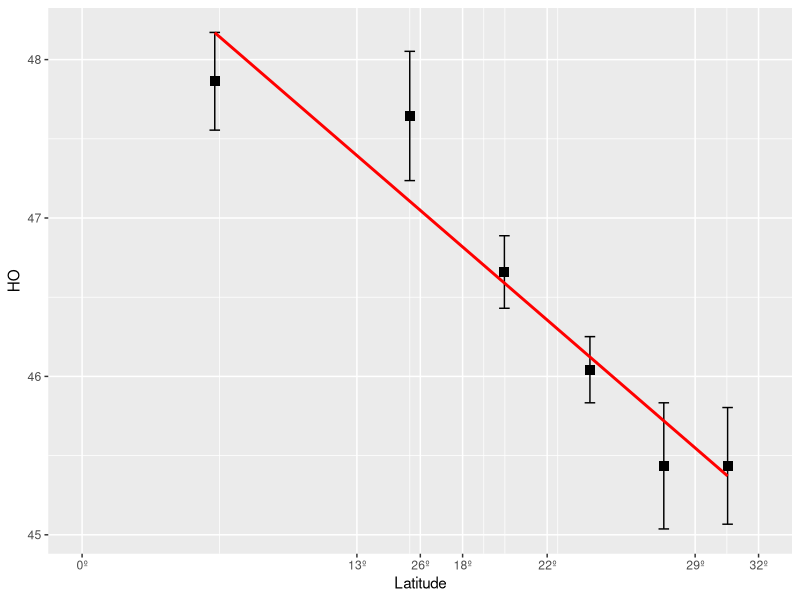
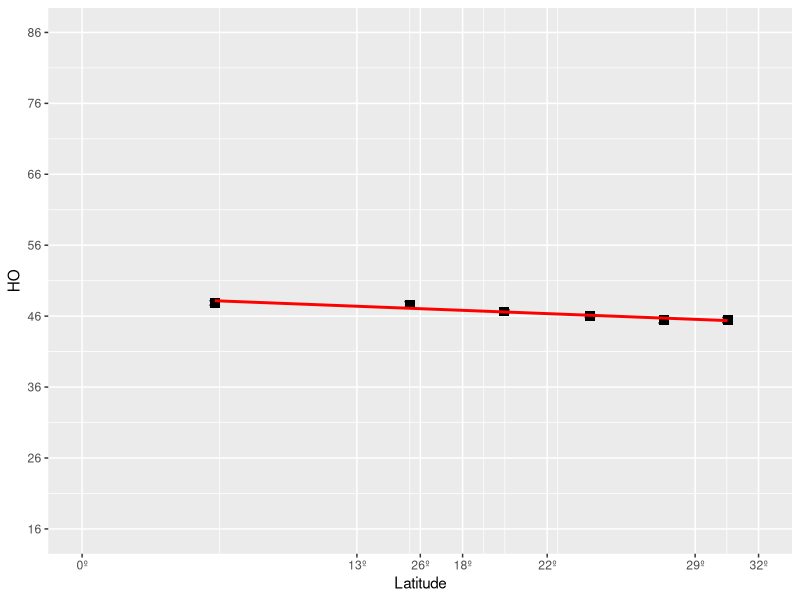

Reproduce these figures in R, in order.
## ---- chunk 1
dplyr::tibble(
  Category = c(
    "Definitely morning type",
    "Moderately morning type",
    "Neither type",
    "Moderately evening type",
    "Definitely evening type"
  ),
  Score = c(
    "16-30",
    "31-41",
    "42-58",
    "59-69",
    "70-86"
  )
)
## ---- chunk 2
data <- 
  dplyr::tibble(
    ho = c(
      44.5 + (338 / (402 / (48.5 - 44.5))),
      44.5 + (316 / (402 / (48.5 - 44.5))),
      44.5 + (217 / (402 / (48.5 - 44.5))),
      44.5 + (155 / (402 / (48.5 - 44.5))),
      44.5 + (94 / (402 / (48.5 - 44.5))),
      44.5 + (94 / (402 / (48.5 - 44.5)))
    ),
    latitude = c(
      42 / (87 / 13),
      13 + (44 / (88 / (18 - 13))),
      18 + (43 / (87 / (22 - 18))),
      22 + (44 / (87 / (26 - 22))),
      26 + (44 / (87 / (29 - 26))),
      29 + (44 / (86 / (32 - 29)))
    )
  ) |>
  dplyr::mutate(
    se_upper = c(
      44.5 + (369 / (402 / (48.5 - 44.5))),
      44.5 + (357 / (402 / (48.5 - 44.5))),
      44.5 + (240 / (402 / (48.5 - 44.5))),
      44.5 + (176 / (402 / (48.5 - 44.5))),
      44.5 + (134 / (402 / (48.5 - 44.5))),
      44.5 + (131 / (402 / (48.5 - 44.5)))
    ),
    se = se_upper - ho
  )
## ---- chunk 3
data |>
  ggplot2::ggplot(
    ggplot2::aes(
      x = latitude,
      y = ho
    )
  ) +
  ggplot2::geom_point(shape = 15, size = 3) +
  ggplot2::geom_errorbar(
    ggplot2::aes(
      x = latitude,
      y = ho,
      ymin = ho - se,
      ymax= ho + se
    ),
    data = data,
    show.legend = FALSE,
    inherit.aes = FALSE,
    width = 0.5,
    linewidth = 0.5
  ) +
  ggplot2::geom_smooth(
    method = "lm",
    formula = y ~ x,
    se = FALSE,
    color = "red"
  ) +
  ggplot2::scale_x_continuous(
    breaks = c(0, 13, 18, 22, 16, 29, 32),
    labels = c("0º", "13º", "18º", "22º", "26º", "29º", "32º"),
    limits = c(0, 32)
  ) +
  ggplot2::labs(
    x = "Latitude",
    y = "HO"
  )
## ---- chunk 4
data |>
  ggplot2::ggplot(
    ggplot2::aes(
      x = latitude,
      y = ho
    )
  ) +
  ggplot2::geom_point(shape = 15, size = 3) +
  ggplot2::geom_errorbar(
    ggplot2::aes(
      x = latitude,
      y = ho,
      ymin = ho - se,
      ymax= ho + se
    ),
    data = data,
    show.legend = FALSE,
    inherit.aes = FALSE,
    width = 0.5,
    linewidth = 0.5
  ) +
  ggplot2::geom_smooth(
    method = "lm",
    formula = y ~ x,
    se = FALSE,
    color = "red"
  ) +
  ggplot2::scale_x_continuous(
    breaks = c(0, 13, 18, 22, 16, 29, 32),
    labels = c("0º", "13º", "18º", "22º", "26º", "29º", "32º"),
    limits = c(0, 32)
  ) +
  ggplot2::scale_y_continuous(
    breaks = seq(16, 86, 10),
    limits = c(16, 86)
  ) +
  ggplot2::labs(
    x = "Latitude",
    y = "HO"
  )
